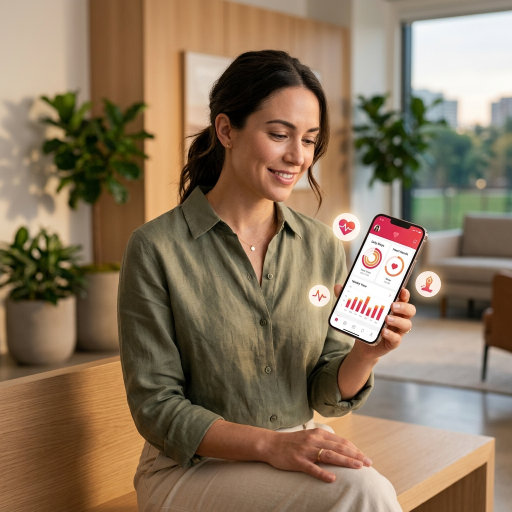
#> input picture frontend/image-sources/hero.png, 1024 x 1024 px (shown at 1/2 size); its folder holds 5 pictures in this run
$ python optimize_images.py
#> lines starting #> are read from the running program, lines starting #| are printed output that depends on the picture
"""
Turn the full-size generated images in frontend/image-sources into small, responsive WebP files
under public/images. image-sources sits outside public/ and src/, so the originals are never
bundled or deployed. Re-run after adding or replacing an image:

    python frontend/scripts/optimize_images.py

Each image is written at a few widths (e.g. yoga/cat-cow-stretch-480.webp) so the browser
can pick the smallest one that looks sharp via srcset. Requires Pillow.
"""
import os
import sys
from PIL import Image

ROOT = os.path.dirname(os.path.dirname(os.path.abspath(__file__)))   # frontend/
SRC = os.path.join(ROOT, 'image-sources')
OUT = os.path.join(ROOT, 'public', 'images')
QUALITY = 76

# (source name prefix or exact stem, output path stem, widths, aspect ratio w/h or None to keep)
RULES = [
    ('feature-meal',          'feature-meal',          [640, 1200], 4 / 3),
    ('feature-meds',          'feature-meds',          [640, 1200], 4 / 3),
    ('feature-yoga',          'feature-yoga',          [640, 1200], 4 / 3),
    ('auth-side',             'auth-side',             [600, 896],  4 / 5),
    ('empty-meals',           'empty-meals',           [240],       1),
    ('empty-reminders',       'empty-reminders',       [240],       1),
    ('empty-prescriptions',   'empty-prescriptions',   [240],       1),
]
YOGA_WIDTHS = [240, 480, 960]


def center_crop(im, ratio):
    w, h = im.size
    if ratio is None or abs(w / h - ratio) < 0.01:
        return im
    if w / h > ratio:
        nw = round(h * ratio)
        x = (w - nw) // 2
        return im.crop((x, 0, x + nw, h))
    nh = round(w / ratio)
    y = (h - nh) // 2
    return im.crop((0, y, w, y + nh))


def write(im, stem, widths, ratio):
    im = center_crop(im.convert('RGB'), ratio)
    os.makedirs(os.path.dirname(os.path.join(OUT, stem)), exist_ok=True)
    total = 0
    for w in widths:
        w = min(w, im.width)
        h = round(w * im.height / im.width)
        path = os.path.join(OUT, f'{stem}-{w}.webp')
        im.resize((w, h), Image.LANCZOS).save(path, 'WEBP', quality=QUALITY, method=6)
        total += os.path.getsize(path)
    return total


def find_source(stem):
    # Prefer PNG (lossless original) over a JPG export of the same image
#> called with stem = 'feature-meal'
    for ext in ('.png', '.jpg', '.jpeg', '.webp'):
        p = os.path.join(SRC, stem + ext)
        if os.path.exists(p):
            return p
    return None


def main():
    if not os.path.isdir(SRC):
        sys.exit(f'No source folder at {SRC}')
    before = after = 0
    for src_stem, out_stem, widths, ratio in RULES:
        p = find_source(src_stem)
        if not p:
            print(f'  missing  {src_stem}')
            continue
        before += os.path.getsize(p)
        after += write(Image.open(p), out_stem, widths, ratio)
        print(f'  ok       {out_stem}')

    for f in sorted(os.listdir(SRC)):
        stem, ext = os.path.splitext(f)
        if not stem.startswith('yoga-') or ext.lower() not in ('.png', '.jpg', '.jpeg', '.webp'):
            continue
        p = os.path.join(SRC, f)
        before += os.path.getsize(p)
        after += write(Image.open(p), f'yoga/{stem[5:]}', YOGA_WIDTHS, 4 / 3)
        print(f'  ok       yoga/{stem[5:]}')

    after += write_brand()

    # Existing hero photo, and a link-preview image cropped from the meal photo
    hero = os.path.join(SRC, 'hero.png')
    if os.path.exists(hero):
        before += os.path.getsize(hero)
        after += write(Image.open(hero), 'hero', [640, 1024], 1)
#> in write, im is the input picture: PIL image 1024x1024 RGB; mean R, G, B 137.7, 116.8, 92.7
#> the loop in write (call 5), `for w in widths:` made 2 passes
#> pass 1, in write (call 5), `im.resize((w, h), Image.LANCZOS).save(path, 'WEBP', quality=QUALITY, m..`:
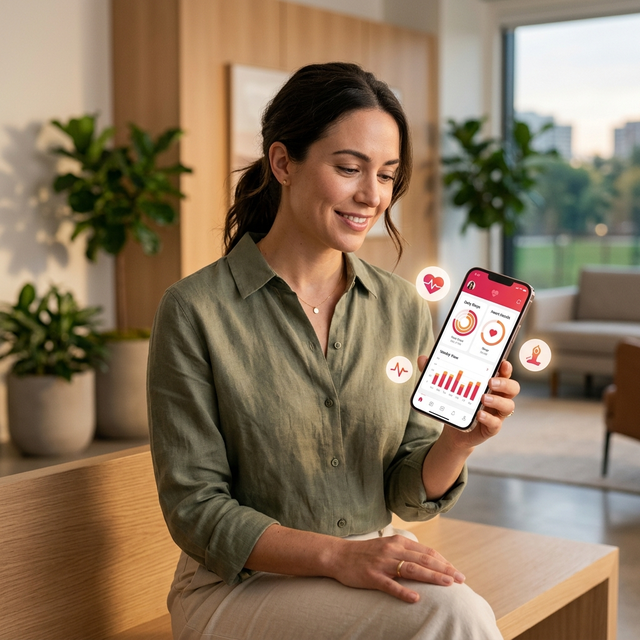
#> saved as hero-640.webp: PIL image 640x640 RGB; mean R, G, B 137.6, 116.8, 92.7
        print('  ok       hero')
    print(f'\nSources {before / 1e6:.1f} MB -> all web variants {after / 1e6:.2f} MB')


def square_mark(mark):
    """Crop the app-icon mark to its tile and pad it to a transparent square."""
    mark = mark.convert('RGBA')
    mark = mark.crop(mark.getchannel('A').getbbox())
    side = max(mark.size)
    sq = Image.new('RGBA', (side, side), (0, 0, 0, 0))
    sq.paste(mark, ((side - mark.width) // 2, (side - mark.height) // 2), mark)
    return sq


def tab_icon(mark):
    """Tight crop around the heart on a rounded tile, so it stays readable at 16-48 px."""
    from PIL import ImageDraw
    rgb = mark.convert('RGB')
    # The heart is the saturated part; the tile around it is near-white pink
    sat = rgb.convert('HSV').getchannel('S').point(lambda v: 255 if v > 90 else 0)
    l, t, r, b = sat.getbbox()
    side = max(r - l, b - t)
    pad = round(side * 0.08)
    cx, cy = (l + r) // 2, (t + b) // 2
    half = side // 2 + pad
    crop = rgb.crop((cx - half, cy - half, cx + half, cy + half))
    tile = Image.new('RGBA', crop.size, (0, 0, 0, 0))
    mask = Image.new('L', crop.size, 0)
    ImageDraw.Draw(mask).rounded_rectangle((0, 0, crop.width - 1, crop.height - 1), radius=round(crop.width * 0.22), fill=255)
    tile.paste(crop, (0, 0), mask)
    return tile


def write_brand():
    """Favicons, app icons, UI logo files and the link-preview image from the two logo PNGs."""
    total = 0
    mark_src = find_source('logo-mark')
    if mark_src:
        sq = square_mark(Image.open(mark_src))
        pub = os.path.join(ROOT, 'public')
        # Browser tab: .ico (16/32/48) plus PNGs, from a tight crop so the heart fills the icon
        tab = tab_icon(Image.open(mark_src))
        tab.save(os.path.join(pub, 'favicon.ico'), sizes=[(16, 16), (32, 32), (48, 48)])
        for size in (16, 32):
            tab.resize((size, size), Image.LANCZOS).save(os.path.join(pub, f'favicon-{size}.png'), optimize=True)
        # iOS fills transparency with black, so the touch icon sits on white
        touch = Image.new('RGB', (180, 180), 'white')
        touch.paste(sq.resize((164, 164), Image.LANCZOS), (8, 8), sq.resize((164, 164), Image.LANCZOS))
        touch.save(os.path.join(pub, 'apple-touch-icon.png'), optimize=True)
        for size in (192, 512):
            sq.resize((size, size), Image.LANCZOS).save(os.path.join(pub, f'icon-{size}.png'), optimize=True)
        # Logo in the UI (sidebar, nav, auth, footer): 1x and 2x
        os.makedirs(OUT, exist_ok=True)
        for size in (64, 128):
            path = os.path.join(OUT, f'logo-mark-{size}.webp')
            sq.resize((size, size), Image.LANCZOS).save(path, 'WEBP', quality=90, method=6)
            total += os.path.getsize(path)
        print('  ok       favicons, app icons, logo-mark')

    full_src = find_source('logo-full')
    if full_src:
        full = Image.open(full_src).convert('RGB')
        # Trim the white margin, then centre it on a white 1200x630 link-preview card
        bbox = Image.eval(full, lambda v: 255 - v).convert('L').point(lambda v: 255 if v > 4 else 0).getbbox()  # >4 keeps the pale pink tile
        logo = full.crop(bbox)
        scale = min(1000 / logo.width, 520 / logo.height)
        logo = logo.resize((round(logo.width * scale), round(logo.height * scale)), Image.LANCZOS)
        og = Image.new('RGB', (1200, 630), 'white')
        og.paste(logo, ((1200 - logo.width) // 2, (630 - logo.height) // 2))
        path = os.path.join(OUT, 'og-image.jpg')
        og.save(path, 'JPEG', quality=86, optimize=True, progressive=True)
        total += os.path.getsize(path)
        print('  ok       og-image.jpg (logo)')
    return total


if __name__ == '__main__':
    main()
